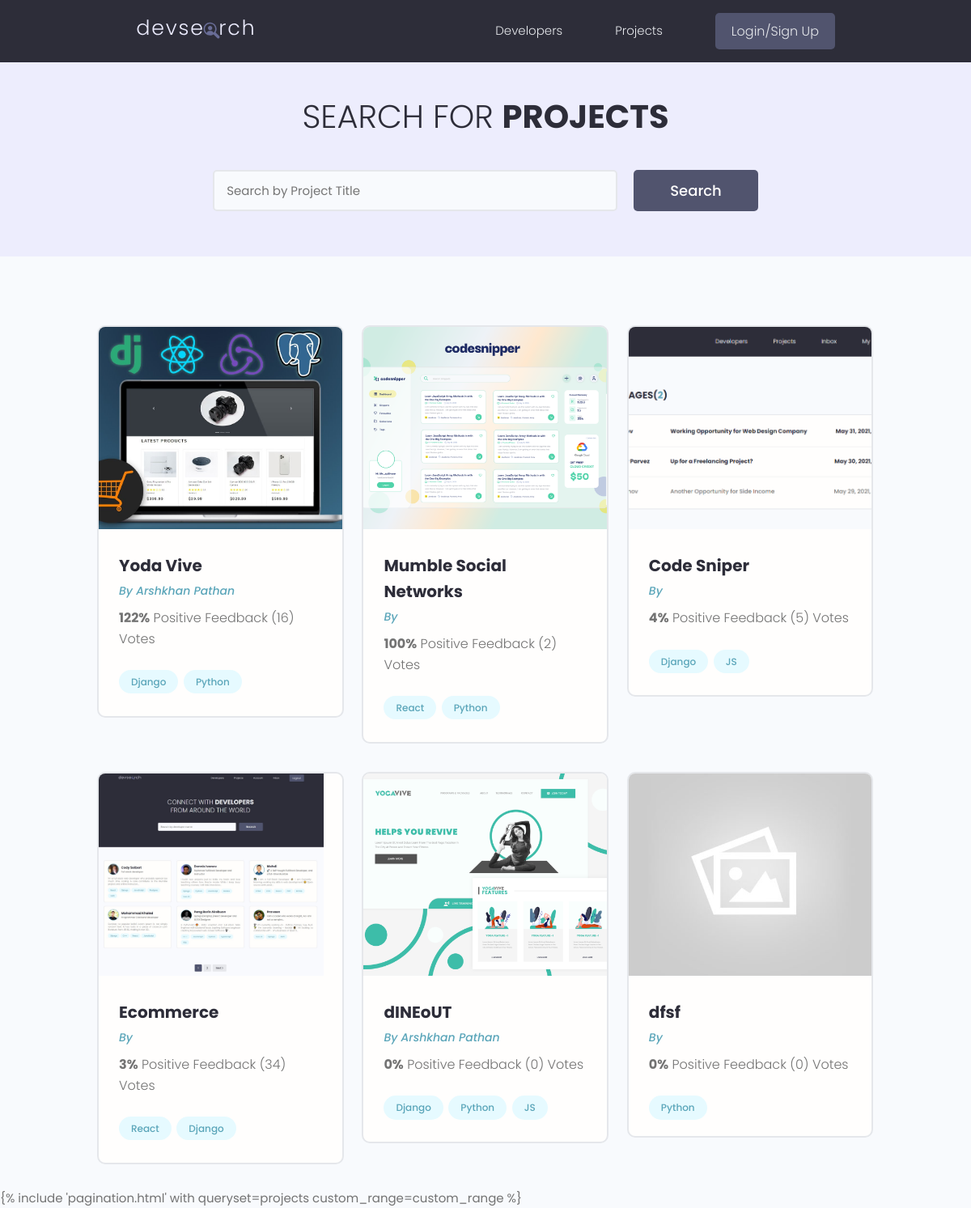
/projects/, run on the app's committed database.
### projects/models.py (models this page shows, shortened)
class Project(models.Model):
    owner = models.ForeignKey(
        Profile, null=True, blank=True, on_delete=models.CASCADE)
    title = models.CharField(max_length=200)
    description = models.TextField(null=True, blank=True)
    featured_image = models.ImageField(
        null=True, blank=True, default="default.jpg")
    demo_link = models.CharField(max_length=2000, null=True, blank=True)
    source_link = models.CharField(max_length=2000, null=True, blank=True)
    tags = models.ManyToManyField('Tag', blank=True)
    vote_total = models.IntegerField(default=0, null=True, blank=True)
    vote_ratio = models.IntegerField(default=0, null=True, blank=True)
    created = models.DateTimeField(auto_now_add=True)
    id = models.UUIDField(default=uuid.uuid4, unique=True,
                          primary_key=True, editable=False)
    class Meta:
        ordering = ['-vote_ratio', '-vote_total', 'title']
    @property
    def imageURL(self):
        try:
            url = self.featured_image.url
        except:
            url = ''
        return url

class Tag(models.Model):
    name = models.CharField(max_length=200)
    created = models.DateTimeField(auto_now_add=True)
    id = models.UUIDField(default=uuid.uuid4, unique=True,
                          primary_key=True, editable=False)
    def __str__(self):
        return self.name

### users/models.py (models this page shows, shortened)
class Profile(models.Model):
    user = models.OneToOneField(
        User, on_delete=models.CASCADE, null=True, blank=True)
    name = models.CharField(max_length=200, blank=True, null=True)
    email = models.EmailField(max_length=500, blank=True, null=True)
    username = models.CharField(max_length=200, blank=True, null=True)
    location = models.CharField(max_length=200, blank=True, null=True)
    short_intro = models.CharField(max_length=200, blank=True, null=True)
    bio = models.TextField(blank=True, null=True)
    profile_image = models.ImageField(
        null=True, blank=True, upload_to='profiles/', default="profiles/user-default.png")
    social_github = models.CharField(max_length=200, blank=True, null=True)
    social_twitter = models.CharField(max_length=200, blank=True, null=True)
    social_linkedin = models.CharField(max_length=200, blank=True, null=True)
    social_youtube = models.CharField(max_length=200, blank=True, null=True)
    social_website = models.CharField(max_length=200, blank=True, null=True)
    created = models.DateTimeField(auto_now_add=True)
    id = models.UUIDField(default=uuid.uuid4, unique=True,
                          primary_key=True, editable=False)
    class Meta:
        ordering = ['created']

### projects/views.py (the view)
# urls.py: path('projects/', include('projects.urls')),
def projects(request):
    projects, search_query = searchProjects(request)
    custom_range, projects = paginateProjects(request, projects, 6)
    context = {'projects': projects,
               'search_query': search_query, 'custom_range': custom_range}
    return render(request, 'projects/projects.html', context)

### projects/utils.py (called while the page is built)
def paginateProjects(request, projects, results):
    page = request.GET.get('page')
    paginator = Paginator(projects, results)
    try:
        projects = paginator.page(page)
    except PageNotAnInteger:
        page = 1
        projects = paginator.page(page)
    except EmptyPage:
        page = paginator.num_pages
        projects = paginator.page(page)
    leftIndex = (int(page) - 4)
    if leftIndex < 1:
        leftIndex = 1
    rightIndex = (int(page) + 5)
    if rightIndex > paginator.num_pages:
        rightIndex = paginator.num_pages + 1
    custom_range = range(leftIndex, rightIndex)
    return custom_range, projects

def searchProjects(request):
    search_query = ''
    if request.GET.get('search_query'):
        search_query = request.GET.get('search_query')
    tags = Tag.objects.filter(name__icontains=search_query)
    projects = Project.objects.distinct().filter(
        Q(title__icontains=search_query) |
        Q(description__icontains=search_query) |
        Q(owner__name__icontains=search_query) |
        Q(tags__in=tags)
    )
    return projects, search_query

### projects/templates/projects/projects.html (shortened to what this page needs)
{% extends 'main.html' %} {% block content %}
<main class="projects">
  <section class="hero-section text-center">
    <div class="container container--narrow">
      <div class="hero-section__box">
        <h2>Search for <span>Projects</span></h2>
      </div>
      <div class="hero-section__search">
        <form
          id="searchForm"
          class="form"
          action="{% url 'projects' %}"
          method="get"
        >
          <div class="form__field">
            <input
              class="input input--text"
              id="formInput#search"
              type="text"
              name="search_query"
              placeholder="Search by Project Title"
              value="{{search_query}}"
            />
          </div>
          <input class="btn btn--sub btn--lg" type="submit" value="Search" />
        </form>
      </div>
    </div>
  </section>
  <section class="projectsList">
    <div class="container">
      <div class="grid grid--three">
        {% for project in projects %}
        <div class="column">
          <div class="card project">
            <a href="{% url 'project' project.id %}" class="project">
              <img
                class="project__thumbnail"
                src="{{project.imageURL}}"
                alt="project thumbnail"
              />
              <div class="card__body">
                <h3 class="project__title">{{project.title}}</h3>
                <p>
                  <a
                    class="project__author"
                    href="/profile/{{ project.owner.id }}"
                    >By {{project.owner.name}}</a
                  >
                </p>
                <p class="project--rating">
                  <span style="font-weight: bold">{{project.vote_ratio}}%</span>
                  Positive Feedback ({{project.vote_total}})
                  Vote{{project.vote_total|pluralize:"s"}}
                </p>
                <div class="project__tags">
                  {% for tag in project.tags.all %}
                  <span class="tag tag--pill tag--main">
                    <small>{{tag}}</small>
                  </span>
                  {% endfor %}
                </div>
              </div>
            </a>
          </div>
        </div>
        {% endfor %}
      </div>
    </div>
  </section>
  {% include 'pagination.html' with queryset=projects custom_range=custom_range
  %}
</main>
{% endblock %}

### static/styles/app.css (style rules this page uses)
:root { --color-sub: #2d2d39; }
.btn--sub { background-color: var(--color-sub-light); }
.card { border: 2px solid var(--color-light); }
img { width: 100%; }
.hero-section { height: 40vh; display: flex; align-items: center; background-color: var(--color-sub); }
.hero-section__box { margin-bottom: 4rem; }
.hero-section__box > h2, .hero-section__box > h2 > span { font-size: 4rem; color: var(--color-light); line-height: 1.3; text-transform: uppercase; }
.hero-section__box > h2 { font-weight: 300; }
.hero-section__box > h2 > span { font-weight: 700; }
.hero-section__search > .form { display: flex; align-items: center; justify-content: center; gap: 2rem; }
.hero-section__search > .form input.input--text { width: 50rem; }
.project__author { font-size: 1.4rem; font-style: italic; }
.project--rating { margin-bottom: 1.6em; margin-top: .5em; }
.projects > .hero-section { background: var(--color-sub-lighter); height: 30vh; }
.projects .hero-section__box { margin-bottom: 2.5rem; }
.projects .hero-section__box > h2 { color: var(--color-sub); }
.projects .hero-section__box > h2 > span { font-weight: 700; color: var(--color-sub); }
.projectsList { margin-top: 8rem; }
.project__thumbnail { height: 25rem; object-fit: cover; object-position: top center; }
.project__title { font-size: 2rem; font-weight: 700; color: var(--color-sub); }

### static/uikit/styles/modules/_variables.css (style rules this page uses)
:root { --color-main: #5aa5b9; --color-main-light: #e6faff; --color-sub: #3f4156; --color-sub-light: #51546e; --color-sub-lighter: #ededfd; --color-text: #737373; --color-gray: #8b8b8b; --color-light: #e5e7eb; --color-light-gray: #767676; --color-bg: #f8fafd; --color-white: #fffefd; --color-white-light: #f3f3f3; --color-success: #359e64; --color-success-bg: #def8e8; --color-error: #fc4b0b; --color-error-bg: #fff2ee; --font-base: 'Poppins', arial, helvetica, 'Segoe UI', roboto, ubuntu, sans-serif; --font-monospace: 'Fira Code', 'Courier New', courier, monospace; --font-regular: 300; --font-medium: 500; --font-bold: 700; --generic-shadow: 1px 1px 5px #00000010; --generic-transition: all 0.3s ease-in-out; }

### static/uikit/styles/modules/_base.css (style rules this page uses)
* { margin: 0; padding: 0; box-sizing: border-box; text-rendering: optimizeLegibility; color: inherit; font-size: inherit; }
html { font-size: 50%; }
@media only screen and (min-width: 480px) { html { font-size: 56.25%; } }
@media only screen and (min-width: 1200px) { html { font-size: 62.5%; } }
body { line-height: 1.6; font-weight: 400; font-size: 1.5rem; color: var(--color-text); background-color: var(--color-bg); min-height: 100vh; }

### static/uikit/styles/modules/_typography.css (style rules this page uses)
* { font-family: var(--font-base); }
h2 { font-size: 3.6rem; font-weight: var(--font-bold); }
h3 { font-size: 3.2rem; font-weight: var(--font-medium); }
p, span, strong { font-size: 1.6rem; color: var(--color-text); font-weight: var(--font-regular); }
a { padding-bottom: 2px; text-decoration: none; display: inline-block; color: var(--color-main); font-weight: var(--font-medium); }

### static/uikit/styles/modules/_utilities.css (style rules this page uses)
.container { width: 92%; max-width: 165rem; margin: 0 auto; box-sizing: border-box; }
.container--narrow { width: 92%; max-width: 120rem; }
@media screen and (min-width: 1000px) { .container { width: 90%; } }
@media screen and (min-width: 1000px) { .container--narrow { width: 85%; } }
@media screen and (min-width: 1200px) { .container { width: 80%; } }
@media screen and (min-width: 1200px) { .container--narrow { width: 72%; } }
.text-center { text-align: center; }

### static/uikit/styles/modules/_button.css (style rules this page uses)
.btn { display: inline-block; position: relative; cursor: pointer; background-color: var(--color-light); font-weight: var(--font-medium); color: var(--color-sub); text-decoration: none; padding: 1rem 2rem; border-radius: 0.5rem; border: none; width: -webkit-fit-content; width: -moz-fit-content; width: fit-content; height: -webkit-fit-content; height: -moz-fit-content; height: fit-content; font-size: 1.6rem; outline-width: 0; outline-color: transparent; -webkit-backface-visibility: hidden; backface-visibility: hidden; transition: all 0.3s ease-in-out; }
.btn--sub { background-color: var(--color-sub); color: var(--color-white); }
.btn--lg { font-size: 1.8rem; padding: 1.2rem 4.5rem; }

### static/uikit/styles/modules/_card.css (style rules this page uses)
.card { border-radius: 1rem; background-color: var(--color-white); border: 1.5px solid var(--color-light); width: auto; height: auto; margin-top: 0.5rem; margin-bottom: 0.5rem; overflow: hidden; }
.card__body, .card__header { padding: 2rem 2.5rem; }

### data on the page
Project: imageURL (picture), title "Yoda Vive", owner.name "Arshkhan Pathan", vote_ratio "122", vote_total "16"
Tag: name "Django"
Tag: name "Python"
Project: imageURL (picture), title "Mumble Social Networks", vote_ratio "100", vote_total "2"
Tag: name "React"
Project: imageURL (picture), title "Code Sniper", vote_ratio "4", vote_total "5"
Tag: name "JS"
Project: imageURL (picture), title "Ecommerce", vote_ratio "3", vote_total "34"
Project: imageURL (picture), title "dINEoUT", owner.name "Arshkhan Pathan", vote_ratio "0", vote_total "0"
Project: imageURL (placeholder picture), title "dfsf", vote_ratio "0", vote_total "0"
